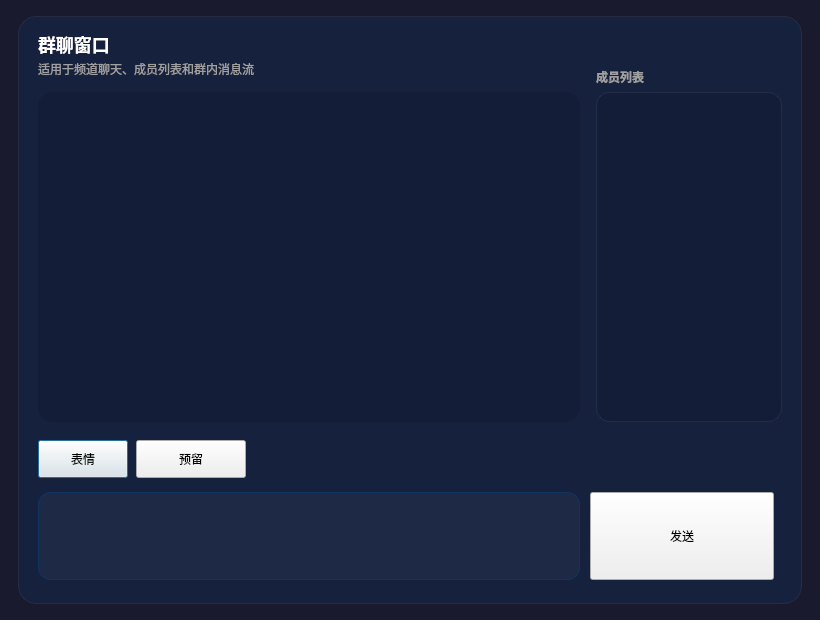
<?xml version="1.0" encoding="UTF-8"?>
<ui version="4.0">
 <class>GroupChatDialog</class>
 <widget class="QDialog" name="GroupChatDialog">
  <property name="geometry">
   <rect>
    <x>0</x>
    <y>0</y>
    <width>820</width>
    <height>620</height>
   </rect>
  </property>
  <property name="minimumSize">
   <size>
    <width>760</width>
    <height>560</height>
   </size>
  </property>
  <property name="windowTitle">
   <string>LanChat 群聊</string>
  </property>
  <property name="styleSheet">
   <string notr="true">QDialog#GroupChatDialog {
    background: #1a1a2e;
}
QFrame#frameShell {
    background: #16213e;
    border: 1px solid rgba(255,255,255,0.06);
    border-radius: 18px;
}
QListWidget#listWidget_friends {
    background: rgba(0,0,0,0.12);
    border: 1px solid rgba(255,255,255,0.06);
    border-radius: 14px;
}
QTextEdit#textEdit {
    background: #1e2a45;
    color: #e0e0e0;
    border: 1px solid #0f3460;
    border-radius: 12px;
    padding: 10px 12px;
}
QPushButton {
    min-height: 36px;
}
QLabel#labelTitle,
QLabel#labelMemberTitle {
    color: #ffffff;
    font-weight: bold;
}
QLabel#labelSubtitle {
    color: #a0a0a0;
}
</string>
  </property>
  <widget class="QFrame" name="frameShell">
   <property name="geometry">
    <rect>
     <x>18</x>
     <y>16</y>
     <width>784</width>
     <height>588</height>
    </rect>
   </property>
   <widget class="QLabel" name="labelTitle">
    <property name="geometry">
     <rect>
      <x>20</x>
      <y>16</y>
      <width>260</width>
      <height>24</height>
     </rect>
    </property>
    <property name="text">
     <string>群聊窗口</string>
    </property>
    <property name="styleSheet">
     <string notr="true">color: #ffffff; font-size: 18px; font-weight: bold;</string>
    </property>
   </widget>
   <widget class="QLabel" name="labelSubtitle">
    <property name="geometry">
     <rect>
      <x>20</x>
      <y>44</y>
      <width>360</width>
      <height>18</height>
     </rect>
    </property>
    <property name="text">
     <string>适用于频道聊天、成员列表和群内消息流</string>
    </property>
    <property name="styleSheet">
     <string notr="true">color: #a0a0a0;</string>
    </property>
   </widget>
   <widget class="QTextEdit" name="textEdit">
    <property name="geometry">
     <rect>
      <x>20</x>
      <y>476</y>
      <width>542</width>
      <height>88</height>
     </rect>
    </property>
    <property name="maximumSize">
     <size>
      <width>16777215</width>
      <height>200</height>
     </size>
    </property>
   </widget>
   <widget class="QPushButton" name="pushButton_brow">
    <property name="geometry">
     <rect>
      <x>20</x>
      <y>424</y>
      <width>90</width>
      <height>34</height>
     </rect>
    </property>
    <property name="text">
     <string>表情</string>
    </property>
   </widget>
   <widget class="QPushButton" name="pushButton_3">
    <property name="geometry">
     <rect>
      <x>118</x>
      <y>424</y>
      <width>110</width>
      <height>34</height>
     </rect>
    </property>
    <property name="text">
     <string>预留</string>
    </property>
   </widget>
   <widget class="QPushButton" name="pushButton_send">
    <property name="geometry">
     <rect>
      <x>572</x>
      <y>476</y>
      <width>184</width>
      <height>88</height>
     </rect>
    </property>
    <property name="text">
     <string>发送</string>
    </property>
   </widget>
   <widget class="QListWidget" name="listWidget_friends">
    <property name="geometry">
     <rect>
      <x>578</x>
      <y>76</y>
      <width>186</width>
      <height>330</height>
     </rect>
    </property>
    <property name="minimumSize">
     <size>
      <width>180</width>
      <height>0</height>
     </size>
    </property>
   </widget>
   <widget class="QLabel" name="labelMemberTitle">
    <property name="geometry">
     <rect>
      <x>578</x>
      <y>52</y>
      <width>140</width>
      <height>18</height>
     </rect>
    </property>
    <property name="text">
     <string>成员列表</string>
    </property>
    <property name="styleSheet">
     <string notr="true">color: #a0a0a0;</string>
    </property>
   </widget>
   <widget class="QFrame" name="frameMessageArea">
    <property name="geometry">
     <rect>
      <x>20</x>
      <y>76</y>
      <width>542</width>
      <height>330</height>
     </rect>
    </property>
    <property name="styleSheet">
     <string notr="true">background: rgba(0,0,0,0.12); border-radius: 14px;</string>
    </property>
   </widget>
  </widget>
 </widget>
 <resources/>
 <connections/>
</ui>
